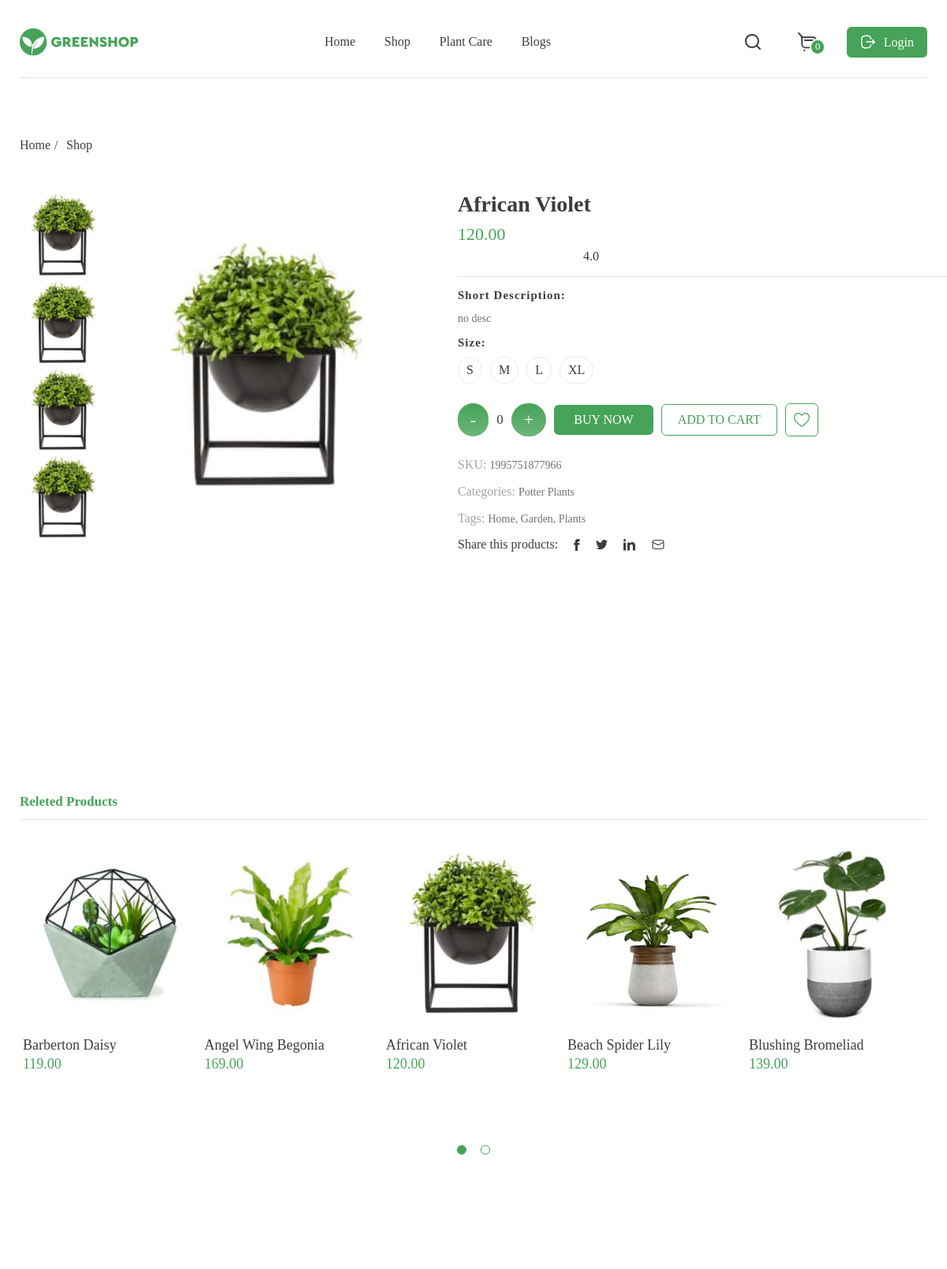
/African_Violet/ (upper part), run on an earlier commit of the app's database.
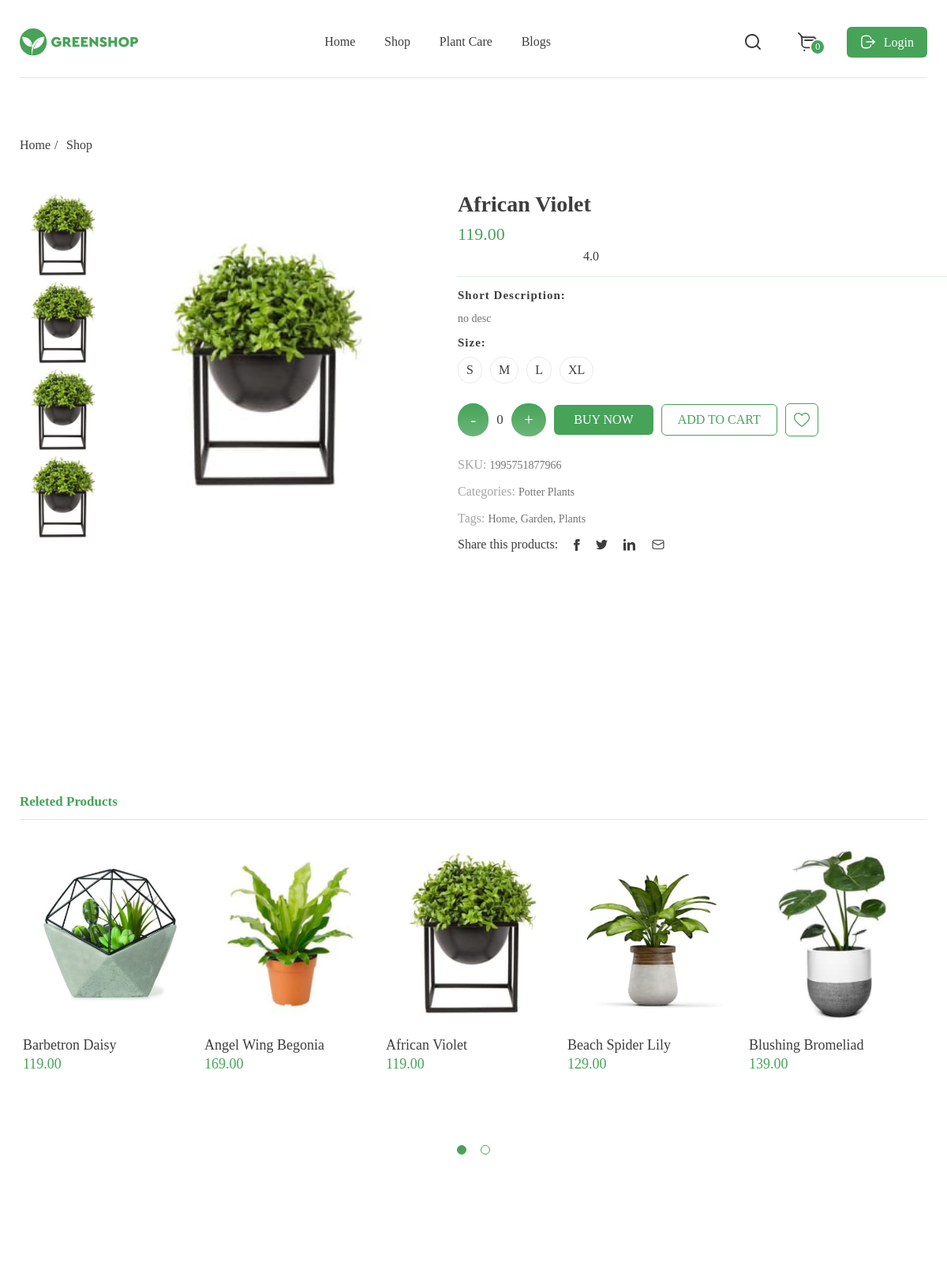
And on a later commit of the database.
### store/models.py (models this page shows)
class Flowers(models.Model):
    title = models.TextField("Название", max_length=250, blank=True)
    price = models.CharField("Цена", max_length=50, blank=True)
    img = models.ImageField("Изоброжения", upload_to="flowers/")
    description = models.TextField("Описание", max_length=500, blank=True)
    url = models.SlugField(max_length=130, unique=True)
    category = models.ForeignKey(
        Category, verbose_name="Категория", on_delete=models.SET_NULL, null=True
    )
    class Meta:
        verbose_name = 'Растения'
        verbose_name_plural = 'Растения'

### store/views.py (the view, shortened to what this page needs)
# urls.py: path("<slug:slug>/", views.FlowersDetailView.as_view(), name='store_detail'),
class FlowersDetailView(View):
    def get(self, requset, slug):
        flowersget = Flowers.objects.get(url=slug)
        flowersall = Flowers.objects.all()
        return render(requset, "store/store_detail.html", {"flowers": flowersall,
        "flowersget": flowersget })

### templates/store/store_detail.html (shortened to what the changed rows need)
{% extends 'base.html' %}
{% load static  %}
{% block content %}
<section class="product-view">
    <div class="container">
        <div class="product-view__inner">
            <div class="product-view__wrapper">
                <div class="product-view__img">
                    <div class="product-view__vertical-bar">
                        <a href="#">
                            <img src="{{ flowersget.img.url }}" alt="" class="product-view__img-mini">
                        </a>
                        <a href="#">
                            <img src="{{ flowersget.img.url }}" alt="" class="product-view__img-mini">
                        </a>
                        <a href="#">
                            <img src="{{ flowersget.img.url }}" alt="" class="product-view__img-mini">
                        </a>
                        <a href="#">
                            <img src="{{ flowersget.img.url }}" alt="" class="product-view__img-mini">
                        </a>
                    </div>
                    <img src="{{ flowersget.img.url }}" alt="" class="product-view__img-main">
                </div>
                <div class="product-view__info">
                    <div class="product-view__info-main">
                        <h2 class="product-view__title">{{ flowersget.title }}</h2>
                        <p class="product-view__price">{{ flowersget.price }}</p>
                        <form action="{% url 'add_rating' %}" method="post" name="rating">
                            <span class="rating">
                            </span>
                            <span class="editContent">4.0</span>
                        </form>
                    </div>
                    <div class="product-view__info-description">
                        <h3 class="product-view__info-title">Short Description:</h3>
                        <p class="product-view__text">
                           {{ flowersget.description }}
                        </p>
                        <h3 class="product-view__info-title">Size:</h3>
                        <ul class="product-view__list size-list">
                            <li class="product-view__item">
                            </li>
                            <li class="product-view__item">
                            </li>
                            <li class="product-view__item">
                            </li>
                            <li class="product-view__item">
                            </li>
                        </ul>
                        <div class="product-view__buy">
                            <div href="" class="product-view__add-minus">
                            </div>
                            <div class="product-view__counter"></div>
                            <div href="" class="product-view__add-minus">
                            </div>
                            <a href="#" class="product-view__buy-button button">Buy NOW</a>
                            <a href="#" class="product-view__buy-button button-invert">Add to cart</a>
                            <a href="#" class="product-view__buy-button button-invert icon-button">
                            </a>
                        </div>
                        <div class="product-view__characteristics">
                            <p class="product-view__characteristics-text">
                            </p>
                            <p class="product-view__characteristics-text">
                            </p>
                            <p class="product-view__characteristics-text">
                            </p>
                        </div>
                        <ul class="product-view__list social-list">
                            <li class="product-view__item">
                            </li>
                            <li class="product-view__item">
                            </li>
                            <li class="product-view__item">
                            </li>
                            <li class="product-view__item">
                            </li>
                            <li class="product-view__item">
                            </li>
                        </ul>
                    </div>
                </div>
            </div>
        </div>
    </div>
</section>
<section class="recomended-product">
    <div class="container">
        <div class="recomended-product__inner">
            <div class="recomended-product__wrapper">
                {% for flower in flowers %}
                <div class="product-item">
                    <a href="{% url 'store_detail' flower.url %}" class="product-item__img-wrapper">
                        <img src="{{ flower.img.url }}" alt="Plant" class="product-item__img">
                    </a>
                    <div class="product-item__text">
                        <a href="{%  url 'product' %}" class="product-item__text-wrapper">
                            <p class="product-item__title">{{ flower.title }}</p>
                            <p class="product-item__price">
                                {{ flower.price }}
                            </p>
                        </a>
                    </div>
                </div>
                {% endfor %}
            </div>
        </div>
    </div>
</section>
{% endblock content %}

What changed in the data, as far as the page shows it:
changed Flowers "African Violet": price "120.00" → "119.00"
changed Flowers: img: a different picture; title "Barberton Daisy" → "Barbetron Daisy"
